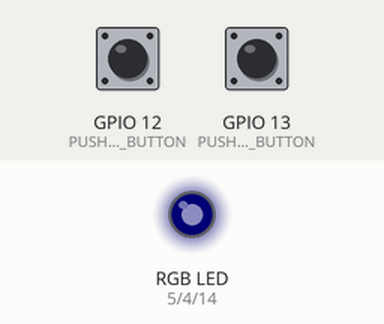
Recording of a program running on a simulated ESP8266 (NodeMCU). Parts: an RGB LED mixed from three pins (HIGH = lit). Dashed ring = blinking. Inputs (shaded band) come from the test bench; at power-on: GPIO 12 (PUSH_BET_BUTTON) HIGH, GPIO 13 (PUSH_FINISH_BUTTON) HIGH. Dim RGB values are drawn brighter than linear; WiFi joins after 1.5 s; servers stay silent unless stated; uploads are accepted with an empty reply; what the program prints to the serial monitor is not drawn.

Above: at 2.7 s.
2.8 s: GPIO 12 (PUSH_BET_BUTTON) pulled LOW for 1 s
At 3.1 s:
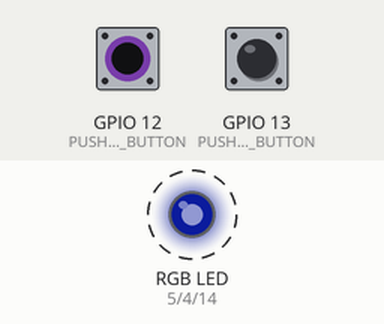
5.3 s: GPIO 13 (PUSH_FINISH_BUTTON) pulled LOW for 3.2 s
10.0 s: GPIO 13 (PUSH_FINISH_BUTTON) pulled LOW for 1 s
At 11.7 s:
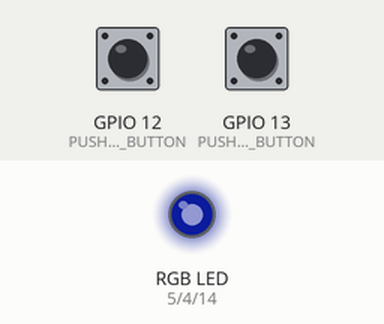
13.0 s: GPIO 12 (PUSH_BET_BUTTON) pulled LOW for 3.2 s
At 22.0 s:
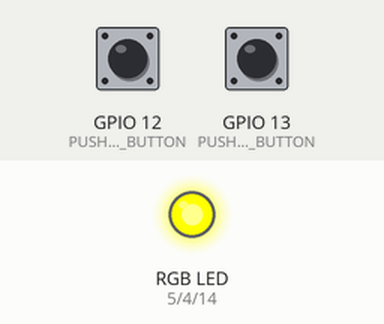
Timing chart, 0 to 23.5 s (numbered marks = the images above; inputs shaded):
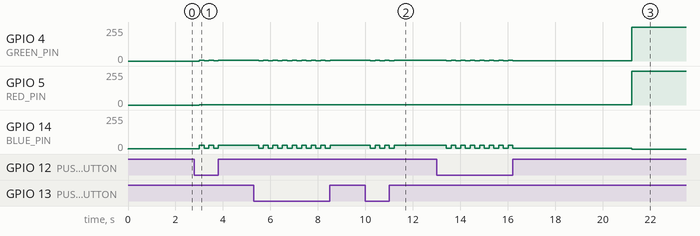

Measured:
- after the input at 2.8 s, GPIO 4 (GREEN_PIN): alternates 5/255 for 0.20 s and 1/255 for 0.20 s, 5 changes in all, then stays 5/255, starting after 0.21 s; GPIO 5 (RED_PIN): alternates 2/255 for 0.20 s and 1/255 for 0.20 s, 5 changes in all, then stays 2/255, starting after 0.21 s
- after the input at 10.0 s, GPIO 4 (GREEN_PIN): alternates 5/255 for 0.20 s and 1/255 for 0.20 s, 6 changes in all, then stays 5/255, starting after 0.21 s; GPIO 5 (RED_PIN): alternates 2/255 for 0.20 s and 1/255 for 0.20 s, 6 changes in all, then stays 2/255, starting after 0.21 s

The program:

main.cpp
```cpp
#include <ESP8266WiFi.h>
#include <ESP8266HTTPClient.h>
#include <WiFiClient.h>
// #include <ArduinoJson.h>

const char* ssid = "Anea";
const char* password = "762988tis";
// const char* ssid = "Inther";
// const char* password = "inth3rmoldova";

const char* id = "1x323124";
volatile long userId = 777;

const int PUSH_BET_BUTTON = 12;
volatile bool betButtonState;
uint8_t bet_btn_prev;

const int PUSH_FINISH_BUTTON = 13;
volatile bool finishButtonState;
uint8_t finish_btn_prev;

const int RED_PIN = 5;
volatile bool redLedState;

const int GREEN_PIN = 4;
volatile bool greenLedState;

const int BLUE_PIN = 14;
volatile bool blueLedState;

// String serverApiBet = "http://172.17.41.32:8080/api/iot/bet";
// String serverApiFinish = "http://172.17.41.32:8080/api/iot/finish";
String serverApiBet = "http://34.140.181.128:8081/api/iot/bet";
String serverApiFinish = "http://34.140.181.128:8081/api/iot/finish";

void setup() {
  Serial.begin(115200);

  pinMode(PUSH_BET_BUTTON, INPUT_PULLUP);
  bet_btn_prev = digitalRead(PUSH_BET_BUTTON);

  pinMode(PUSH_FINISH_BUTTON, INPUT_PULLUP);
  finish_btn_prev = digitalRead(PUSH_FINISH_BUTTON);

  pinMode(GREEN_PIN, OUTPUT);
  pinMode(RED_PIN, OUTPUT);
  pinMode(BLUE_PIN, OUTPUT);

  WiFi.begin(ssid, password);
  Serial.println("Connecting");
  while(WiFi.status() != WL_CONNECTED) {
    Serial.print(".");
    analogWrite(RED_PIN, 0);
    analogWrite(GREEN_PIN, 0);
    analogWrite(BLUE_PIN, 1);
    delay(150);
  }
  int count = 0;
  while(count !=3) {
    count++;
    // RGB
  }

  Serial.println("");
  Serial.print("Connected to WiFi network with IP Address: ");
  Serial.println(WiFi.localIP());

  Serial.println("Timer set to 5 seconds (timerDelay variable), it will take 5 seconds before publishing the first reading.");
}

void RGB_color(int red_light_value, int green_light_value, int blue_light_value)
 {
  analogWrite(RED_PIN, red_light_value);
  analogWrite(GREEN_PIN, green_light_value);
  analogWrite(BLUE_PIN, blue_light_value);
}

static bool isButtonPressedDebounced(int BTN)
{
    constexpr int dwellTimeMs = 50;
    static unsigned int buttonStateChangedTimeStamp = 0;

    static bool prevReadState;
    bool readState = !digitalRead(BTN);

    if( (millis() - buttonStateChangedTimeStamp) > dwellTimeMs) {
      if(readState != prevReadState)
      {
        buttonStateChangedTimeStamp = millis();
        prevReadState = readState;
        Serial.println("BTN: " + BTN);
        Serial.println("value = HIGH");
        return HIGH;
      }
    }
    Serial.println("BTN: " + BTN);
    Serial.println("value = LOW");

    return LOW;
}


void loop() {

  // static bool prevBetButtonState;
  // finishButtonState = digitalRead(PUSH_FINISH_BUTTON);
  static int buttonEventTimeStamp = millis();

  if (isButtonPressedDebounced(PUSH_BET_BUTTON)) {
    //Check WiFi connection status
    if(WiFi.status()== WL_CONNECTED){
      WiFiClient client;
      HTTPClient http;

      String serverPath = serverApiBet;

        // Your Domain name with URL path or IP address with path
        http.begin(client, serverPath.c_str());

        // Send HTTP GET request
        int httpResponseCode = http.POST(id);

        if (httpResponseCode == 200) {
          Serial.print("HTTP Response code: ");
          Serial.println(httpResponseCode);
          String payload = http.getString();
          Serial.println(payload);

          // StaticJsonDocument<600> doc;
          // deserializeJson(doc, payload);

          // deserializeJson(doc, http.getStream());
          // const char* status = doc["status"];
        }
        else {
            Serial.print("Error code: ");
            Serial.println(httpResponseCode);
        }

        buttonEventTimeStamp = millis();
        if(httpResponseCode == 200) {
          RGB_color(2, 5, 29);
        }
        else {
          RGB_color(255, 110, 5);
        }

        http.end();
        // Free resources
    }
    else {
      Serial.println("WiFi Disconnected");
    }
  }
  else if (isButtonPressedDebounced(PUSH_FINISH_BUTTON)) {
    //Check WiFi connection status
    if(WiFi.status()== WL_CONNECTED){
      WiFiClient client;
      HTTPClient http;

      String serverPath = serverApiFinish;

      // Your Domain name with URL path or IP address with path
      http.begin(client, serverPath.c_str());

      // Send HTTP GET request
      int httpResponseCode = http.POST(id);

      if (httpResponseCode == 200) {
        Serial.print("HTTP Response code: ");
        Serial.println(httpResponseCode);
        String payload = http.getString();
        Serial.println(payload);

        // StaticJsonDocument<600> doc;
        // deserializeJson(doc, payload);

        // deserializeJson(doc, http.getStream());
        // const char* status = doc["status"];
        // Serial.println(strcmp(status, "FINISHED") == 0);

        // if(strcmp(status, "FINISHED") == 0) {
        //   int i = 0;
        //   while(i != 35) {
        //     i++;
        //     if(i < 11) {

        //     }
        //     else {

        //     }
        //   }
        // }
      }
      else {
          Serial.print("Error code: ");
          Serial.println(httpResponseCode);
      }

      buttonEventTimeStamp = millis();
      if(httpResponseCode == 200) {
          RGB_color(1, 1, 5);
      }
      else {
          RGB_color(255, 110, 5);
      }

      http.end();
      // Free resources
    }
    else {
      Serial.println("WiFi Disconnected");
    }
  }

  if(millis() - buttonEventTimeStamp > 5000) {
    RGB_color(255, 255, 0);
  }

  bet_btn_prev = digitalRead(PUSH_BET_BUTTON);
  finish_btn_prev = digitalRead(PUSH_FINISH_BUTTON);
}
```
